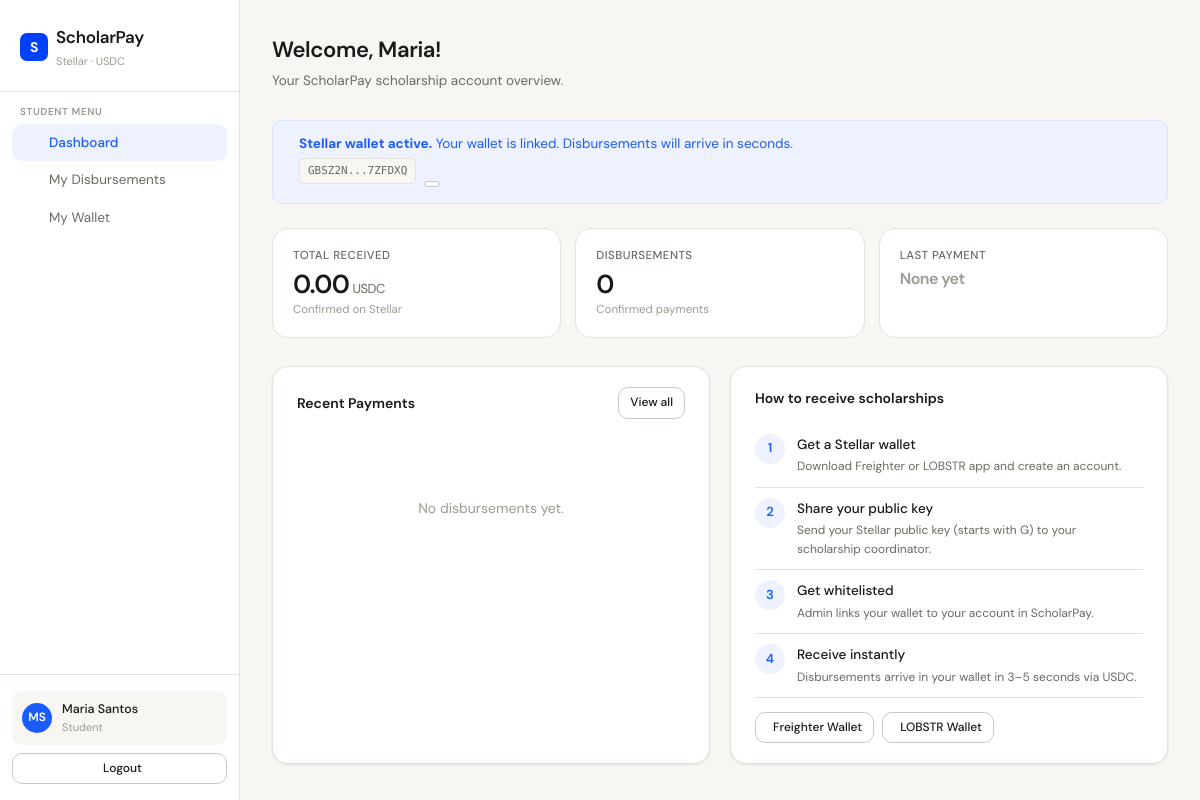
Screenshot of /scholarpay/student/dashboard.php (signed in) with the database file from the repository.
### tables this page shows
CREATE TABLE `users` (
  `id` int(11) NOT NULL,
  `name` varchar(150) NOT NULL,
  `email` varchar(150) NOT NULL,
  `password` varchar(255) NOT NULL,
  `role` enum('admin','student') NOT NULL DEFAULT 'student',
  `stellar_address` varchar(60) DEFAULT NULL COMMENT 'Stellar wallet public key',
  `institution` varchar(200) DEFAULT NULL,
  `created_at` timestamp NOT NULL DEFAULT current_timestamp(),
  `updated_at` timestamp NOT NULL DEFAULT current_timestamp() ON UPDATE current_timestamp()
);

### scholarpay/includes/auth.php (called while the page is built, shortened)
<?php
function isLoggedIn() {
    return isset($_SESSION['user_id']) && !empty($_SESSION['user_id']);
}
function getCurrentUser() {
    return [
        'id'    => $_SESSION['user_id'],
        'name'  => $_SESSION['name'],
        'email' => $_SESSION['email'],
        'role'  => $_SESSION['role'],
    ];
}

### scholarpay/student/dashboard.php (the view, shortened to what this page needs)
<?php
require_once ROOT . '/includes/auth.php';
require_once ROOT . '/includes/layout.php';
$db = getDB();
$userId = $_SESSION['user_id'];
$student = $db->prepare("SELECT * FROM users WHERE id=? LIMIT 1");
$student->execute([$userId]);
$student = $student->fetch();
$totalReceived = $db->prepare("SELECT COALESCE(SUM(amount),0) FROM disbursements WHERE student_id=? AND status='confirmed'");
$totalReceived->execute([$userId]);
$totalReceived = $totalReceived->fetchColumn();
$disbCount = $db->prepare("SELECT COUNT(*) FROM disbursements WHERE student_id=? AND status='confirmed'");
$disbCount->execute([$userId]);
$disbCount = $disbCount->fetchColumn();
$lastDisb = $db->prepare("SELECT d.*, s.name AS scholarship_name FROM disbursements d JOIN scholarships s ON d.scholarship_id=s.id WHERE d.student_id=? AND d.status='confirmed' ORDER BY d.disbursed_at DESC LIMIT 1");
$lastDisb->execute([$userId]);
$lastDisb = $lastDisb->fetch();
$recent = $db->prepare("
    SELECT d.*, s.name AS scholarship_name
    FROM disbursements d
    JOIN scholarships s ON d.scholarship_id = s.id
    WHERE d.student_id = ?
    ORDER BY d.disbursed_at DESC LIMIT 5
");
$recent->execute([$userId]);
$recent = $recent->fetchAll();
renderHead('My Dashboard');
renderSidebar('student', 'dashboard');
?>
<div class="page-header">
  <h1 class="page-title">Welcome, <?= htmlspecialchars(explode(' ', $student['name'])[0]) ?>!</h1>
  <p class="page-subtitle">Your ScholarPay scholarship account overview.</p>
</div>
<?php if (empty($student['stellar_address'])): ?>
<div class="alert alert-warning" style="margin-bottom:24px">
  <i class="ti ti-wallet"></i>
  <div>
    <strong>No Stellar wallet linked.</strong>
    You won't be able to receive disbursements until an admin links your Stellar wallet address.
    Contact your scholarship coordinator with your Stellar public key.
    <a href="/scholarpay/student/wallet.php" style="margin-left:8px;font-weight:500">Manage wallet →</a>
  </div>
</div>
<?php else: ?>
<div class="alert alert-info" style="margin-bottom:24px">
  <div>
    <strong>Stellar wallet active.</strong>
    Your wallet is linked. Disbursements will arrive in seconds.
    <div style="margin-top:4px" data-stellar="<?= htmlspecialchars($student['stellar_address']) ?>"></div>
  </div>
</div>
<?php endif; ?>
<div class="stats-grid">
  <div class="stat-card">
    <div class="stat-label"><i class="ti ti-cash"></i> Total Received</div>
    <div class="stat-value usdc"><?= number_format($totalReceived/10000000, 2) ?></div>
    <div class="stat-sub">Confirmed on Stellar</div>
  </div>
  <div class="stat-card">
    <div class="stat-label"><i class="ti ti-send"></i> Disbursements</div>
    <div class="stat-value"><?= $disbCount ?></div>
    <div class="stat-sub">Confirmed payments</div>
  </div>
  <div class="stat-card">
    <div class="stat-label"><i class="ti ti-calendar"></i> Last Payment</div>
    <?php if ($lastDisb): ?>
    <div class="stat-value" style="font-size:18px"><?= date('M j, Y', strtotime($lastDisb['disbursed_at'])) ?></div>
    <div class="stat-sub"><?= htmlspecialchars($lastDisb['scholarship_name']) ?></div>
    <?php else: ?>
    <div class="stat-value" style="font-size:16px;color:var(--text-hint)">None yet</div>
    <?php endif; ?>
  </div>
</div>
<div style="display:grid;grid-template-columns:1fr 1fr;gap:20px">
  <div class="card">
    <div class="card-header">
      <span class="card-title">Recent Payments</span>
      <a href="/scholarpay/student/disbursements.php" class="btn btn-sm btn-outline">View all</a>
    </div>
    <?php if (empty($recent)): ?>
      <div class="empty-state">
        <p>No disbursements yet.</p>
      </div>
    <?php endif; ?>
  </div>
  <div class="card">
    <div class="card-title" style="margin-bottom:14px">How to receive scholarships</div>
    <?php
    $steps = [
      ['ti-wallet','Get a Stellar wallet','Download Freighter or LOBSTR app and create an account.'],
      ['ti-copy','Share your public key','Send your Stellar public key (starts with G) to your scholarship coordinator.'],
      ['ti-shield-check','Get whitelisted','Admin links your wallet to your account in ScholarPay.'],
      ['ti-bolt','Receive instantly','Disbursements arrive in your wallet in 3–5 seconds via USDC.'],
    ];
    foreach ($steps as $i => [$icon,$title,$desc]):
    ?>
    <div style="display:flex;gap:12px;padding:10px 0;border-bottom:1px solid var(--border)">
      <div style="width:30px;height:30px;background:var(--accent-bg);border-radius:50%;display:flex;align-items:center;justify-content:center;flex-shrink:0;font-size:13px;font-weight:600;color:var(--accent)"><?= $i+1 ?></div>
      <div>
        <div style="font-weight:500;font-size:13.5px"><?= $title ?></div>
        <div style="font-size:12px;color:var(--text-muted);margin-top:2px"><?= $desc ?></div>
      </div>
    </div>
    <?php endforeach; ?>
    <div style="margin-top:14px;display:flex;gap:8px;flex-wrap:wrap">
      <a href="https://freighter.app" target="_blank" class="btn btn-sm btn-outline">
        <i class="ti ti-external-link"></i> Freighter Wallet
      </a>
      <a href="https://lobstr.co" target="_blank" class="btn btn-sm btn-outline">
        <i class="ti ti-external-link"></i> LOBSTR Wallet
      </a>
    </div>
  </div>
</div>
<?php renderFooter(); ?>

### scholarpay/includes/layout.php
<?php
function getInitials($name) {
    $parts = explode(' ', trim($name));
    $initials = '';
    foreach ($parts as $p) { $initials .= strtoupper(substr($p, 0, 1)); }
    return substr($initials, 0, 2);
}
function renderHead($title = 'ScholarPay') {
    $base = '/scholarpay';
    echo <<<HTML
<!DOCTYPE html>
<html lang="en">
<head>
<meta charset="UTF-8">
<meta name="viewport" content="width=device-width, initial-scale=1.0">
<title>{$title} — ScholarPay</title>
<link rel="stylesheet" href="{$base}/assets/css/app.css">
<link rel="stylesheet" href="https://cdn.jsdelivr.net/npm/@tabler/icons-webfont@latest/tabler-icons.min.css">
</head>
<body>
HTML;
}
function renderSidebar($role, $activeKey = '') {
    $user = getCurrentUser();
    $initials = getInitials($user['name']);
    $base = '/scholarpay';
    $adminNav = [
        'dashboard'   => ['Dashboard',     'ti-layout-dashboard', "{$base}/admin/dashboard.php"],
        'scholarships'=> ['Scholarships',   'ti-award',            "{$base}/admin/scholarships.php"],
        'disburse'    => ['Disburse',       'ti-send',             "{$base}/admin/disburse.php"],
        'students'    => ['Students',       'ti-users',            "{$base}/admin/students.php"],
        'audit'       => ['Audit Log',      'ti-list-search',      "{$base}/admin/audit.php"],
        'settings'    => ['Settings',       'ti-settings',         "{$base}/admin/settings.php"],
    ];
    $studentNav = [
        'dashboard'   => ['Dashboard',         'ti-layout-dashboard', "{$base}/student/dashboard.php"],
        'disbursements'=> ['My Disbursements', 'ti-cash',             "{$base}/student/disbursements.php"],
        'wallet'      => ['My Wallet',          'ti-wallet',           "{$base}/student/wallet.php"],
    ];
    $nav = ($role === 'admin') ? $adminNav : $studentNav;
    $roleLabel = ($role === 'admin') ? 'Admin' : 'Student';
    $logoutUrl = "{$base}/logout.php";
    $navHtml = '';
    foreach ($nav as $key => [$label, $icon, $href]) {
        $active = ($activeKey === $key) ? 'active' : '';
        $navHtml .= "<li><a href=\"{$href}\" class=\"{$active}\"><span class=\"nav-icon\"><i class=\"ti {$icon}\"></i></span>{$label}</a></li>";
    }
    echo <<<HTML
<div class="app-layout">
<aside class="sidebar">
  <div class="sidebar-logo">
    <a href="{$base}/index.php" class="brand">
      <div class="brand-icon">S</div>
      <div>
        ScholarPay
        <div class="brand-sub">Stellar · USDC</div>
      </div>
    </a>
  </div>
  <div class="sidebar-section">
    <div class="sidebar-section-label">{$roleLabel} Menu</div>
    <ul class="sidebar-nav">
      {$navHtml}
    </ul>
  </div>
  <div class="sidebar-footer">
    <div class="user-chip">
      <div class="user-avatar">{$initials}</div>
      <div class="user-chip-info">
        <div class="user-chip-name">{$user['name']}</div>
        <div class="user-chip-role">{$user['role']}</div>
      </div>
    </div>
    <a href="{$logoutUrl}" class="btn btn-outline btn-sm" style="width:100%;margin-top:8px;justify-content:center;">
      <i class="ti ti-logout"></i> Logout
    </a>
  </div>
</aside>
<main class="main-content">
HTML;
}
function renderFooter() {
    echo <<<HTML
</main>
</div>
<div id="flash-msg"></div>
<script src="/scholarpay/assets/js/app.js"></script>
</body>
</html>
HTML;
}

### rows the page displays
users: name "MS", name "Maria Santos", role "Student", name "Maria"

### other values shown
$roleLabel "STUDENT"
$label "Dashboard"
$label "My Disbursements"
$label "My Wallet"
$totalReceived/10000000 "0.00"
$disbCount "0"
$title "Get a Stellar wallet"
$desc "Download Freighter or LOBSTR app and create an account."
$title "Share your public key"
$desc "Send your Stellar public key (starts with G) to your scholarship coordinator."
$title "Get whitelisted"
$desc "Admin links your wallet to your account in ScholarPay."
$title "Receive instantly"
$desc "Disbursements arrive in your wallet in 3–5 seconds via USDC."
